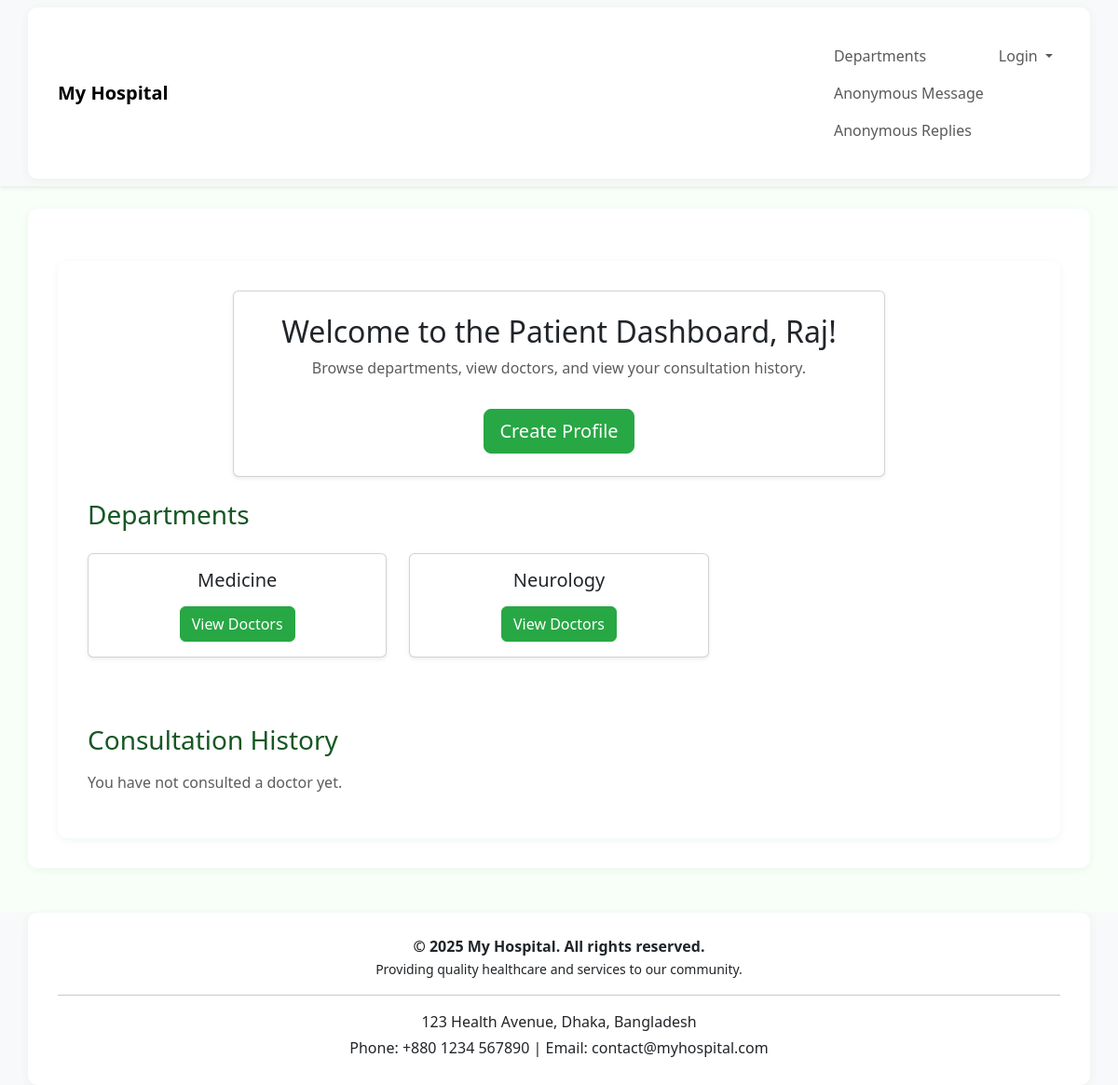
The page /doctors/patient_dashboard/ (signed in) on the database as committed earlier.
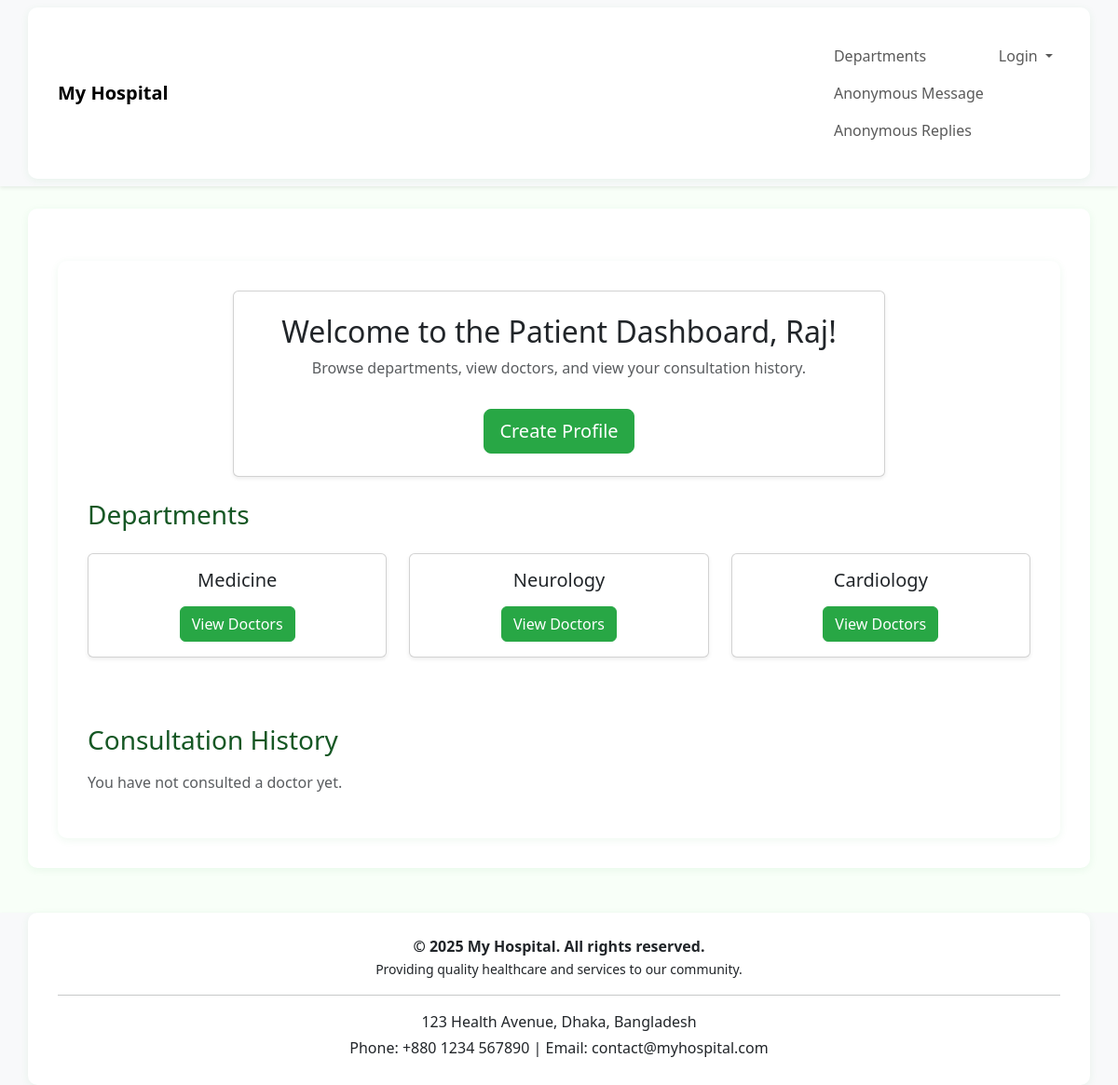
The same page on the database as committed later.
### doctors/models.py (models this page shows, shortened)
class department(models.Model):
    name = models.CharField(max_length=100)
    head = models.CharField(max_length=100)

### doctors/views.py (the view)
# urls.py: path('patient_dashboard/', views.patient_dashboard, name='patient_dashboard'),
@login_required
def patient_dashboard(request):
    user = request.user  # logged-in user
    departments = department.objects.all()
    try:
        profile = PatientProfile.objects.get(user=user)
        profile_exists = True
        patient_name = profile.name
    except PatientProfile.DoesNotExist:
        profile_exists = False
        patient_name = user.username  # fallback
    if profile_exists:
        appointments = Appointment.objects.filter(patient=profile).order_by('-date', 'time')
    else:
        appointments = []
    context = {
        'departments': departments,
        'profile_exists': profile_exists,
        'patient_name': patient_name,
        'appointments': appointments,
    }
    return render(request, 'patient_dashboard.html', context)

### templates/patient_dashboard.html (shortened to what the changed rows need)
{% extends 'base.html' %}
{% load static %}
{% block content %}
<link rel="stylesheet" href="{% static 'home.css' %}">
<div class="container mt-4">
    <div class="card p-4 shadow-sm mb-4 text-center" style="max-width: 700px; margin: auto;">
        <h2>Welcome to the Patient Dashboard, {{ patient_name }}!</h2>
    </div>
    <div class="row mb-5">
        {% for dept in departments %}
        <div class="col-md-4 mb-4">
            <div class="card shadow-sm h-100">
                <div class="card-body text-center">
                    <h5 class="card-title">{{ dept.name }}</h5>
                    <a href="{% url 'department_doctors' dept.id %}" class="btn btn-primary">View Doctors</a>
                </div>
            </div>
        </div>
        {% empty %}
        <p>No departments found.</p>
        {% endfor %}
    </div>
</div>
{% endblock %}

Rows that differ between the two databases and show on the page:
added department: name "Cardiology"
